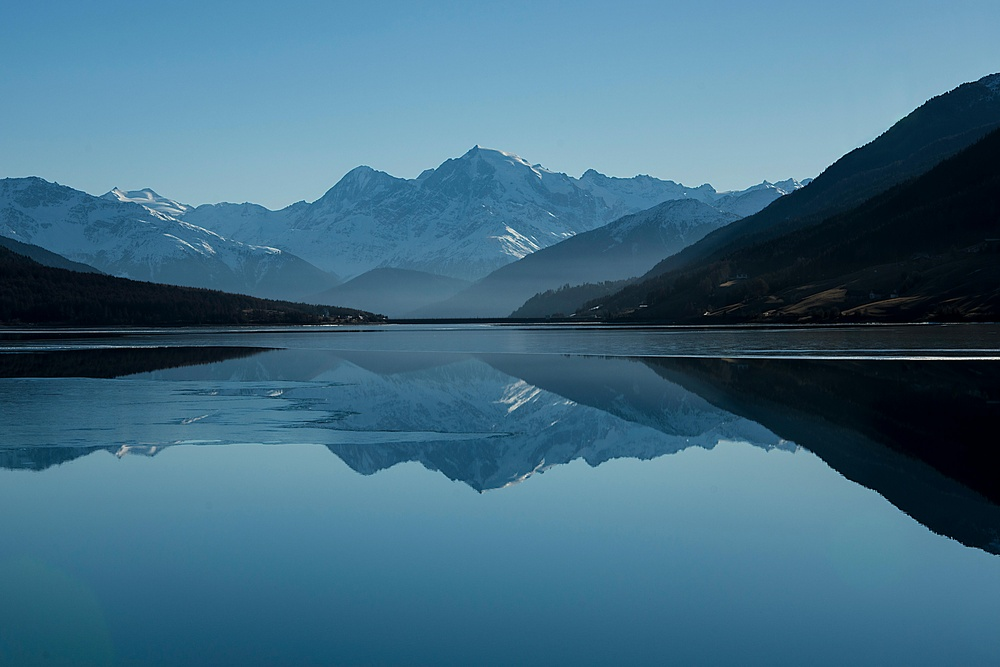
%> input picture Bit Slicing/Images/image1.jpg, 1000 x 667 px, shrunk from 6000 x 4000 before the run
$ octave bit_plane_slicing.m   (GNU Octave 9; MATLAB toolbox functions it lacks are replaced by stand-ins)
%> lines starting %> are read from the running program, lines starting %| are printed output that depends on the picture
clc;
clear all;
close all;

% Prompt user to select an image file
[file, path] = uigetfile('Images/Lena.jpg', 'Select Lena.jpg');
%> the answer given: Images/image1.jpg
if isequal(file, 0)
    disp('No file selected. Exiting...');
    return;
end

% Reading the file using the filePath
filePath = fullfile(path, file);
img = imread(filePath);
%> img is the input picture: size 667x1000x3 uint8; mean R, G, B 65, 108.3, 131.6

% Convert the image to grayscale if it is in RGB format
if size(img, 3) == 3
    grayImg = rgb2gray(img);
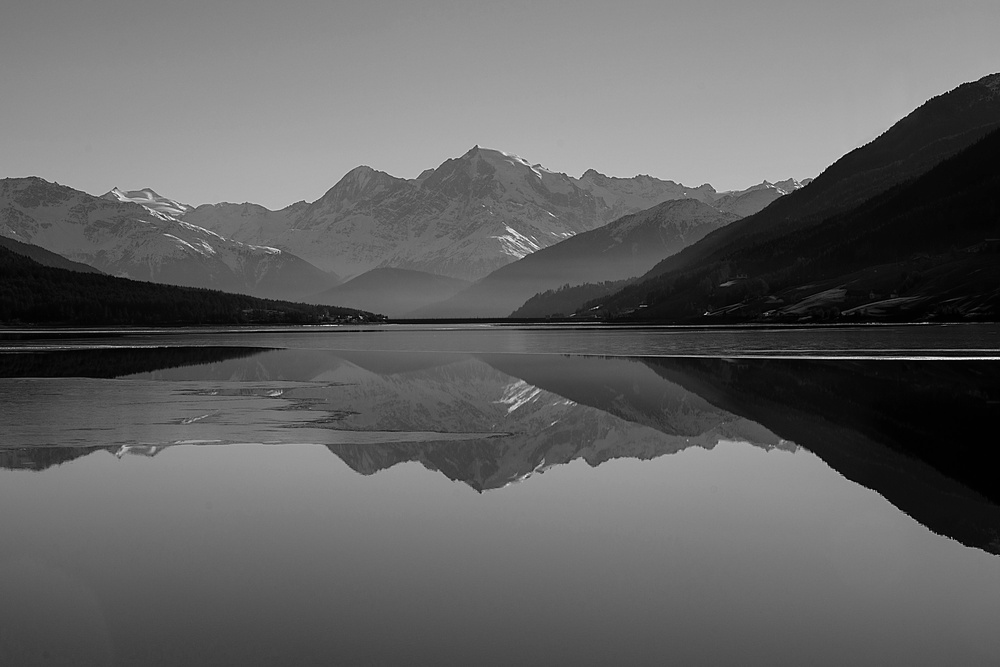
%> grayImg: size 667x1000 uint8; min 0, max 254, mean 98
else
    grayImg = img;
end

figure;
for bit = 1:8
%> this loop made 8 passes; what is shown inside it comes from the first
    if (bit == 5)
        figure;
    end;

    % The pixel values corresponding to the current bit in the grayImg
    current_bit = bitget(grayImg , bit);
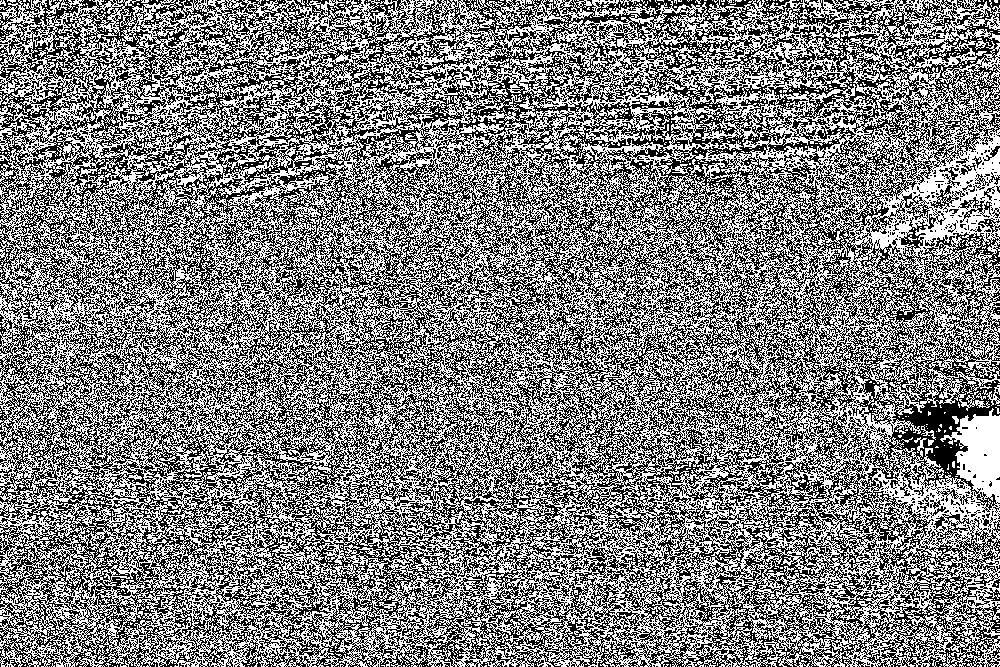
%> current_bit: size 667x1000 logical; 50.3% white; black in thin lines or dots

    % Display the bit planes
    x = mod(bit , 4);
    current_pos = (x == 0) * 4 + (x ~= 0) * x;

    subplot(2, 2, current_pos);
    imshow(logical(current_bit));
    title(['Bit Plane ', num2str(bit)]);
end

$ run again, on Bit Slicing/Images/image4.jpg
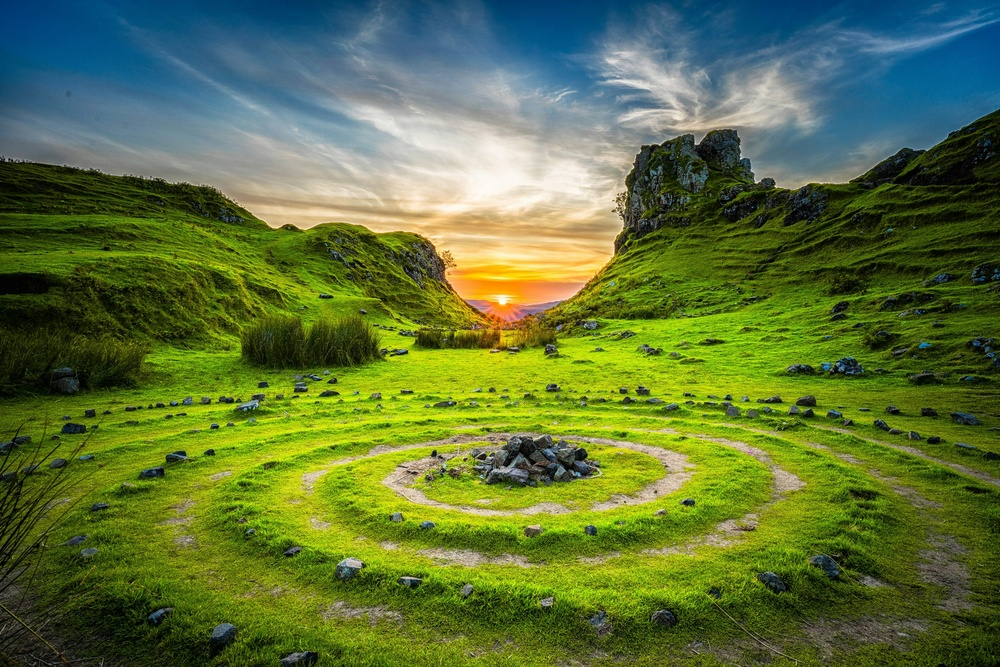
%> input picture Bit Slicing/Images/image4.jpg, 1000 x 667 px, shrunk from 3000 x 2001 before the run
%> img is the input picture: size 667x1000x3 uint8; mean R, G, B 93.7, 114.4, 58.6
%> `grayImg = rgb2gray(img);`:
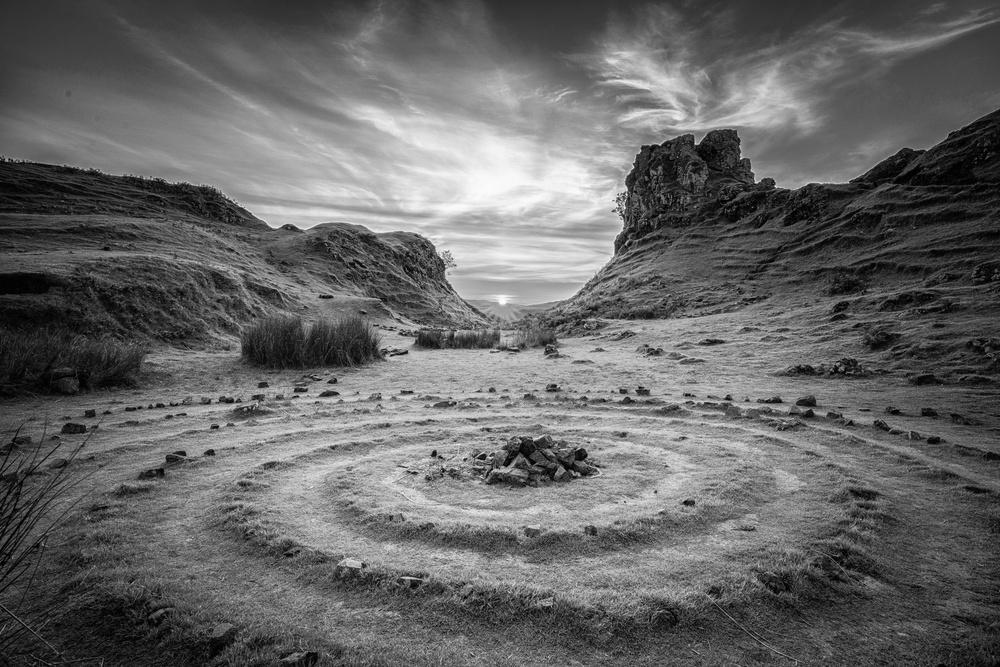
%> grayImg: size 667x1000 uint8; min 0, max 253, mean 101.9
%> `current_bit = bitget(grayImg , bit);`:
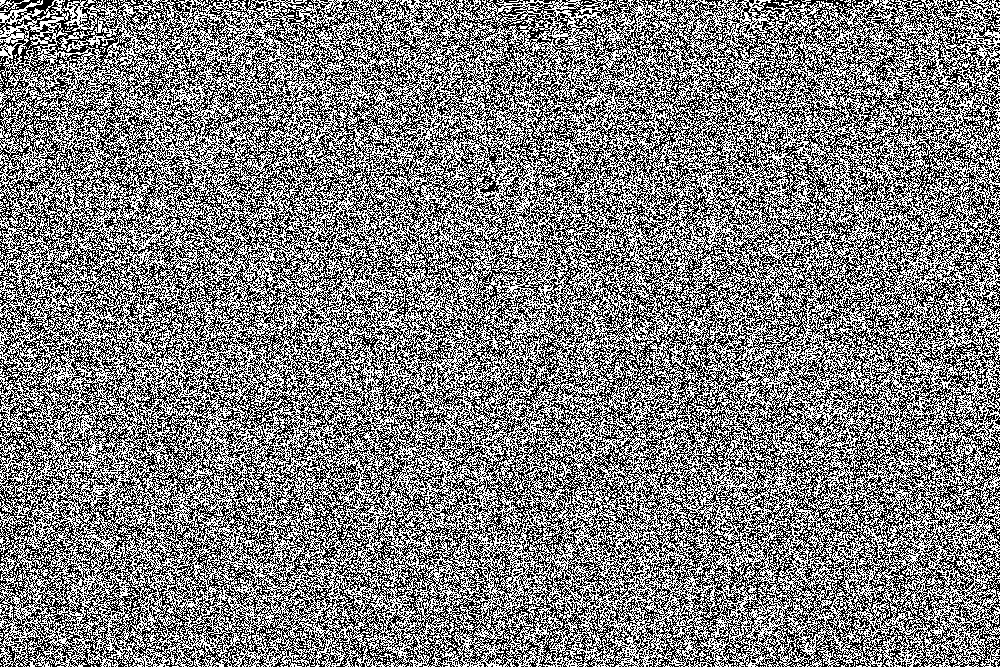
%> current_bit: size 667x1000 logical; 50% white; black in thin lines or dots
